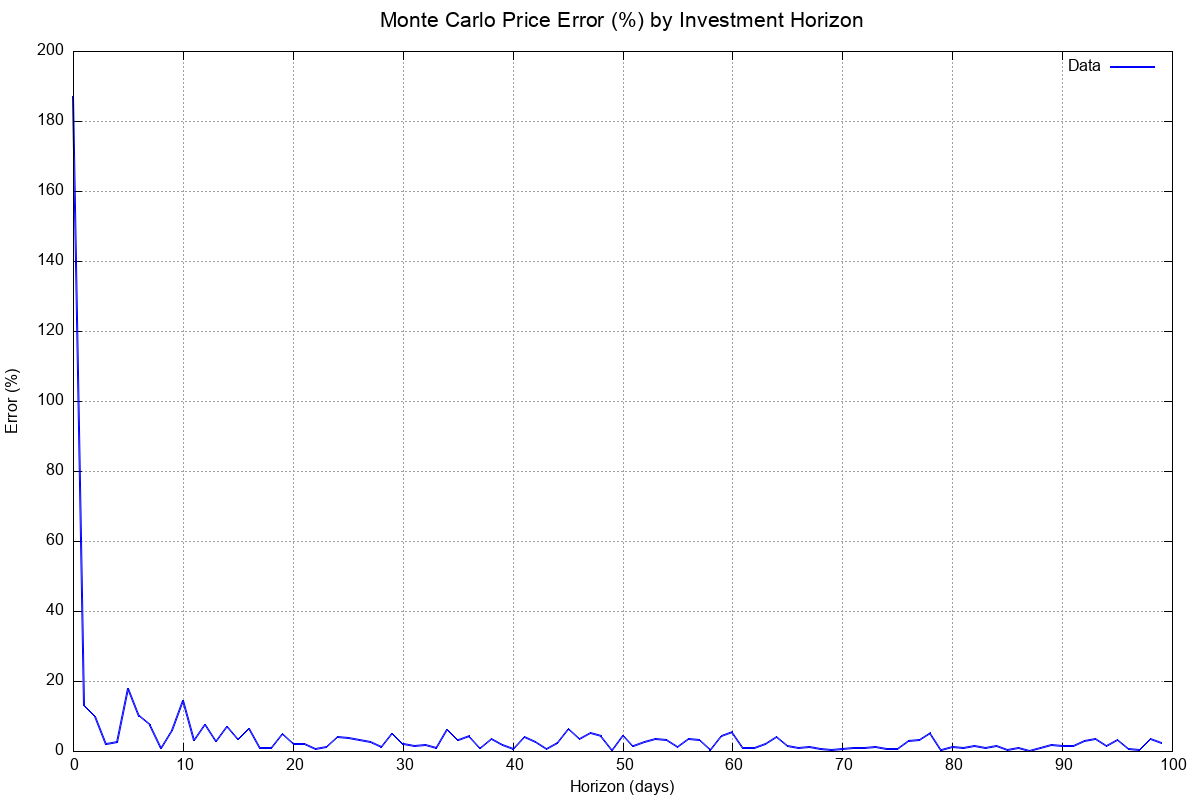

Write gnuplot code to recreate this figure.
# Gnuplot script auto-generated
set terminal png size 1200,800 enhanced font 'Arial,12'
set output './plots/error_pct_by_horizon.png'

set title 'Monte Carlo Price Error (%) by Investment Horizon' font 'Arial,16'
set xlabel 'Horizon (days)'
set ylabel 'Error (%)'
set grid
set style line 1 lc rgb 'blue' lw 2

plot './plots/error_pct_by_horizon.dat' using 1:2 with lines linestyle 1 title 'Data'
